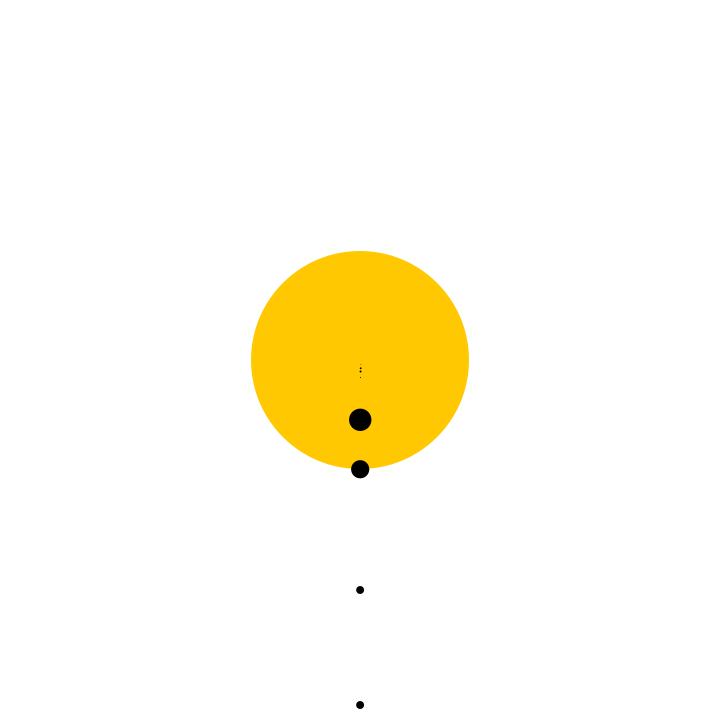
Frame 1 (no input)
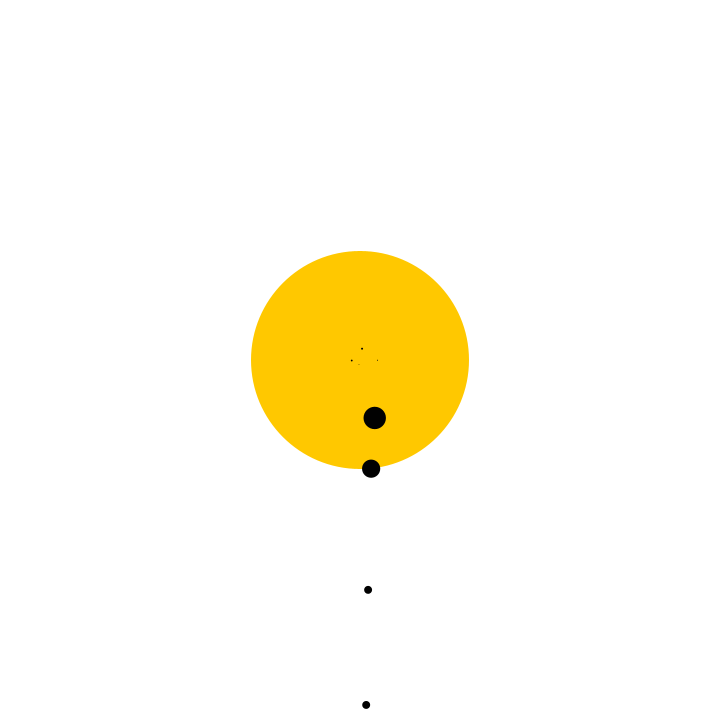
Frame 60 (the mouse pressed at the canvas centre just before this capture)
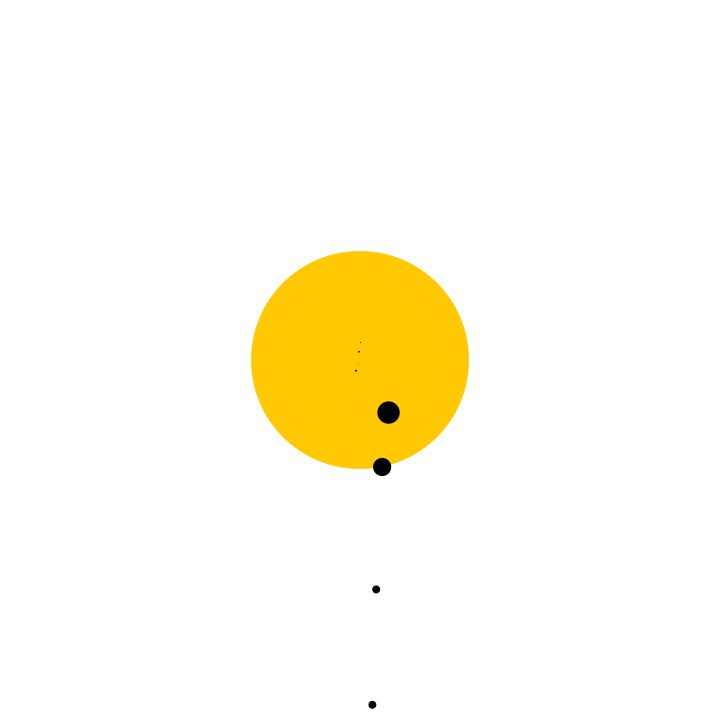
Frame 120 (the mouse held since frame 60 and released just before this capture)

The Processing sketch that drew these frames (run headless with seeded random() and noise(); from frame 60 on, the mouse is pressed at the canvas centre):

// Processing sketch: processing_119250
// ── processing_119250.pde

float phase; //phase of Earth's orbit
float scale; //display size of Earth (radius)

Planet earth;

Planet mercury;
Planet venus;
Planet mars;
Planet jupiter;
Planet saturn;
Planet uranus;
Planet neptune;

void setup() {
  size(720, 720);
  frameRate(40);
  background(0);
  
  ellipseMode(RADIUS);
  
  earth = new Planet(1,1,1); //(size,orbital radius,period)
  
  mercury = new Planet(0.38,0.39,0.24);
  venus = new Planet(0.95,0.72,0.62);
  mars = new Planet(0.53,1.52,1.9);
  jupiter = new Planet(11.2,5.2,11.9); 
  saturn = new Planet(9.1,9.5,29); 
  uranus = new Planet(4,20,84);
  neptune = new Planet(4,30,165);
}

void draw(){
 background(255);
 noStroke();
 phase = frameCount*PI/400;//sets speed of orbits relative to framerate
 scale = 1;//displayed size of Earth's radius.
  
 fill(255,200,0);
 ellipse(width/2,height/2,109*scale,109*scale);
  
 fill(1);
 mercury.display();
 venus.display();
 jupiter.display();
 earth.display();
 saturn.display();
 mars.display();
 uranus.display();
 neptune.display();
}

class Planet {
  
  float size;//size compared to Earth
  float r;//orbital radius in units of AU
  float period; //in Earth years
  
  Planet(float tempSize, float tempR, float tempPeriod){
    
    size = tempSize;
    r = tempR;
    period = tempPeriod;
    
  }
    
  void display() {
    fill(1);
    ellipse((width + r*scale*23*sin((2*PI*phase)/period))/2,(height + r*scale*23*cos((2*PI*phase)/period))/2,size*scale,size*scale);
//planetary sizes are 1000 times bigger scale than planetary distances, for visibility.
  }
}
